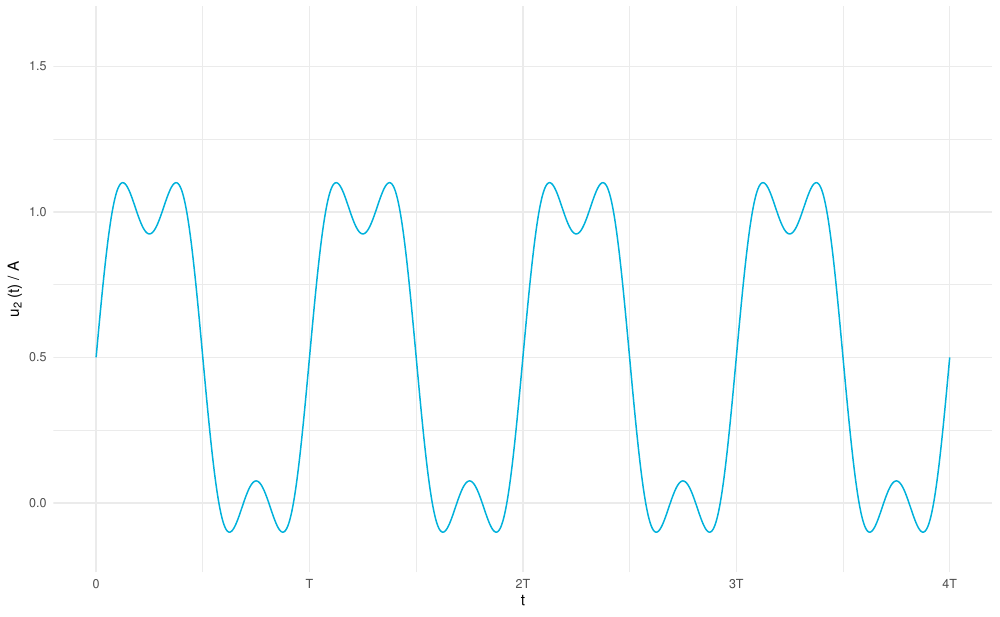

Write R code to recreate this figure.
library(ggplot2)

outputName <- "loss.pdf"
pdfWidth <- 10
pdfHeight <- pdfWidth * 0.618


T   <- 250 * 10^-6
tau <- 125 * 10^-6

U2 <- 1

m <- 5

amplitudes <- function(n) {

if(n == 0) { return( U2 * tau/T ) }

abs(    U2 * tau/T * sin(pi * n * tau/T) / (n * pi * tau/T))

}

wave1 = function(t) {

    2*amplitudes(1) * sin(2*pi*1/T*t)

}
wave0 = function(t) {

    amplitudes(0)

}
wave3 = function(t) {

    2*amplitudes(3) * sin(3*2*pi*1/T*t)
}
wave5 = function(t) {

    2*amplitudes(5) * sin(5*2*pi*1/T*t)
}

resWave = function(t) {

    wave0(t)+wave1(t) + wave3(t)

}


line_xcoordinates <- c()
theoretical_ys <- c()
deltacounter <- 0

deltax  <- 1

for(i in 1:m) {

  deltacounter<-deltacounter+deltax
  line_xcoordinates <- c(line_xcoordinates, deltacounter)

  theoretical_ys <- c(theoretical_ys, amplitudes(i))

}

xlimits <- c(0,4*T)
xbreaks <- seq(0, 4*T, T)
xlabels <- c("0", "T", "2T", "3T", "4T")
ylimits <- c(-0.15, U2*1.618)

xlabel <- "t"
ylabel <- bquote("u"[2]~"(t) / A")


hsBlue <- "#00b1db"

p <- ggplot(data.frame(x=c(0,2)), aes(x=x)) +
    theme_minimal() +
    scale_x_continuous(limits = xlimits, breaks = xbreaks, labels=xlabels) +
    scale_y_continuous(limits = ylimits) +
#    stat_function( fun = amplitudes, n = 4000, linetype=2, color = hsBlue) +
#    stat_function( fun = wave1, n = 4000, linetype=1, color = hsBlue) +
#    stat_function( fun = wave0, n = 4000, linetype=1, color = hsBlue) +
#    stat_function( fun = wave3, n = 4000, linetype=1, color = hsBlue) +
    stat_function( fun = resWave, n = 4000, linetype=1, color = hsBlue) +
    xlab(xlabel) +
    ylab(ylabel)



pdf(outputName, pdfWidth, pdfHeight)
p
